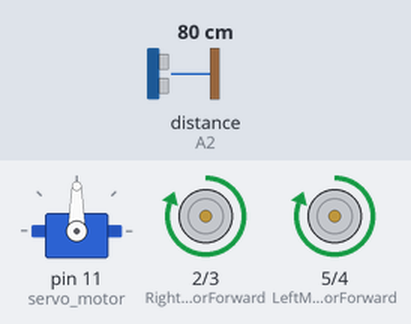
Recording of a sketch running on a simulated Arduino Uno, built with avr-gcc and run on an emulated ATmega328P. Parts: servo, motor-driver pin pairs drawn as motors (green arrow = first pin HIGH = forward, orange = second pin HIGH = backward, longer = more drive). The test bench sets the inputs (shaded band); at power-on: distance to the obstacle (sensor on A2) 80 cm. The echo pulse lasts 58.3 µs per cm.

Above: at 3.9 s.
4.0 s: distance to the obstacle (sensor on A2) set to 23 cm
5.5 s: distance to the obstacle (sensor on A2) set to 18 cm
At 7.1 s:
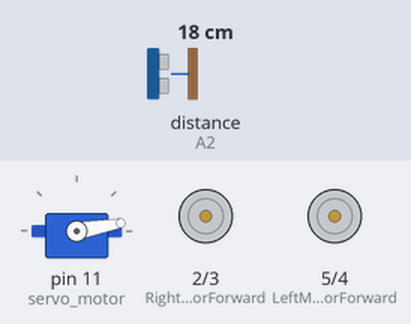
11.5 s: distance to the obstacle (sensor on A2) set to 35 cm
At 12.5 s:
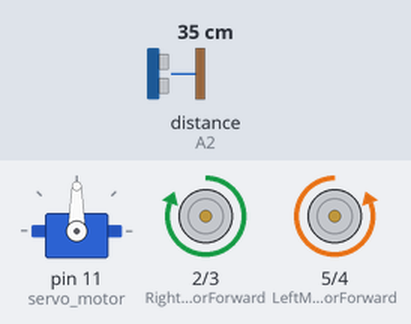
14.1 s: distance to the obstacle (sensor on A2) set to 2 cm
At 16.7 s:
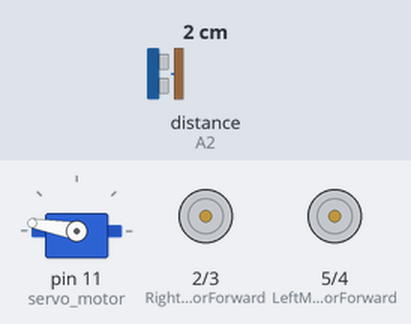
Timing chart, 0 to 18.1 s (numbered marks = the images above; inputs shaded):
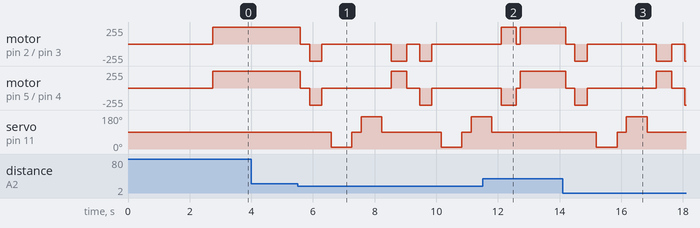

Measured:
- the behaviour switches between 21 and 20 cm on distance to the obstacle (sensor on A2) (found by bisection; images 0 and 1)
- after the input at 4.0 s, every drawn part: stays the same
- after the input at 11.5 s, servo on pin 11 (servo_motor): goes on until 11.8 s, then stays 90°

The sketch:

Robot.ino
```cpp
#include <Servo.h>
#include <NewPing.h>
#include <Talkie.h>

const int LeftMotorForward = 5;
const int LeftMotorBackward = 4;
const int RightMotorForward = 2;
const int RightMotorBackward = 3;

#define trig_pin A1
#define echo_pin A2

#define maximum_distance 200
boolean goesForward = false;
int distance = 100;

NewPing sonar(trig_pin, echo_pin, maximum_distance);
Servo servo_motor;
Talkie voice;

/* Directions */
const int8_t spDOWN[]      PROGMEM = {0x08,0x48,0x60,0x82,0xD4,0x8E,0xBA,0x57,0xB4,0xED,0xE6,0x74,0x92,0x6A,0x1E,0x8D,0x4F,0xD4,0x54,0x6A,0x8A,0xB7,0x3A,0x51,0x13,0x2B,0xA5,0xB1,0xE8,0x44,0x55,0x9F,0x95,0x58,0xAB,0x13,0x55,0xFB,0x9E,0xEA,0xAD,0x4E,0x5C,0xED,0x47,0xA9,0x37,0x3C,0x69,0x35,0x1F,0x69,0xD1,0xF0,0xE4,0xD5,0x5D,0xA4,0xF9,0xAA,0x53,0x96,0xB0,0x51,0x66,0x8B,0x4E,0x5D,0xDC,0x7A,0x86,0xAE,0x1C,0x43,0x29,0x6D,0x29,0x76,0x2B,0x8D,0x29,0xA4,0x78,0xE4,0xAC,0x30,0xC5,0xEC,0xE2,0x51,0x93,0xDC,0x14,0x93,0xAB,0xD8,0x34,0x72,0x53,0x32,0x96,0xA2,0x99,0xD9,0x8D,0x49,0xC8,0xB8,0x86,0x67,0x33,0x44,0x21,0x53,0x16,0x5A,0xCC,0xE0,0x65,0x54,0x69,0xBA,0x36,0x7D,0xE4,0xDA,0xA5,0xA3,0xF8,0xFF,0x51};
const int8_t spUP[]        PROGMEM = {0x27,0xAA,0x66,0x33,0x5D,0x16,0x9E,0xB0,0xDA,0xCB,0x32,0x9D,0x79,0xA2,0x2A,0x2F,0x23,0xB4,0xE5,0x49,0xBA,0xB8,0xCE,0xE2,0xCE,0xA7,0x6A,0x72,0xBB,0x9A,0xBA,0x94,0x36,0x87,0xCE,0x66,0x59,0x45,0x26,0xA1,0xDC,0x5D,0x44,0x36,0x00,0x00,0x03,0xBC,0x4F,0x13,0x40,0x52,0xA1,0xFF,0x35};
const int8_t spRIGHT[]     PROGMEM = {
  0x66,0xD7,0xB1,0x24,0xDC,0xE3,0x98,0xCD,0x95,0xA4,0x28,0xB5,0x97,0xD6,0xD0,0x8C,0x3A,0x55,0xFE,0x18,0x43,0xB1,0x4C,0x37,0x6F,0xA7,0x2D,0x72,0x22,0x8A,0xF3,0x9E,
  0xA6,0xFA,0x94,0x0A,0xDD,0x7C,0x9B,0xDB,0xAD,0xB1,0xD7,0x40,0xF3,0x78,0x3D,0xE7,0x7E,0xE6,0x07,0x81,0x22,0x94,0xBB,0x88,0x6C,0x00,0x50,0xC0,0xB6,0xD7,0x1E,0x10,
  0x40,0x9B,0xEB,0x0C,0x28,0x56,0xE9,0xFF,0x01};

const int8_t spLEFT[]      PROGMEM = {0x69,0x1D,0xC0,0xDA,0xCC,0xD3,0xA6,0xB5,0x81,0x68,0xD1,0xF4,0xDA,0xC7,0xD3,0x57,0x6F,0x11,0xDC,0x4B,0x6E,0x73,0x9A,0xE6,0x5D,0x5B,0x72,0xF5,0xED,0xF7,0xD2,0xCE,0x92,0x2C,0x5C,0xEA,0x0D,0x03,0x8A,0x0E,0x25,0xC0,0x74,0xE3,0x12,0xD0,0x80,0x04,0x10,0x90,0x89,0x2B,0x08,0x60,0x8B,0x71,0x0B,0x10,0xA0,0xB5,0xF3,0xFF,0x07};

/* Greetings */
const int8_t spGOOD[]      PROGMEM = {0x0A,0x28,0xCD,0x34,0x20,0xD9,0x1A,0x45,0x74,0xE4,0x66,0x24,0xAD,0xBA,0xB1,0x8C,0x9B,0x91,0xA5,0x64,0xE6,0x98,0x21,0x16,0x0B,0x96,0x9B,0x4C,0xE5,0xFF,0x01};
const int8_t spMORNING[]   PROGMEM = {0xCE,0x08,0x52,0x2A,0x35,0x5D,0x39,0x53,0x29,0x5B,0xB7,0x0A,0x15,0x0C,0xEE,0x2A,0x42,0x56,0x66,0xD2,0x55,0x2E,0x37,0x2F,0xD9,0x45,0xB3,0xD3,0xC5,0xCA,0x6D,0x27,0xD5,0xEE,0x50,0xF5,0x50,0x94,0x14,0x77,0x2D,0xD8,0x5D,0x49,0x92,0xFD,0xB1,0x64,0x2F,0xA9,0x49,0x0C,0x93,0x4B,0xAD,0x19,0x17,0x3E,0x66,0x1E,0xF1,0xA2,0x5B,0x84,0xE2,0x29,0x8F,0x8B,0x72,0x10,0xB5,0xB1,0x2E,0x4B,0xD4,0x45,0x89,0x4A,0xEC,0x5C,0x95,0x14,0x2B,0x8A,0x9C,0x34,0x52,0x5D,0xBC,0xCC,0xB5,0x3B,0x49,0x69,0x89,0x87,0xC1,0x98,0x56,0x3A,0x21,0x2B,0x82,0x67,0xCC,0x5C,0x85,0xB5,0x4A,0x8A,0xF6,0x64,0xA9,0x96,0xC4,0x69,0x3C,0x52,0x81,0x58,0x1C,0x97,0xF6,0x0E,0x1B,0xCC,0x0D,0x42,0x32,0xAA,0x65,0x12,0x67,0xD4,0x6A,0x61,0x52,0xFC,0xFF};
const int8_t spAFTERNOON[] PROGMEM = {0xC7,0xCE,0xCE,0x3A,0xCB,0x58,0x1F,0x3B,0x07,0x9D,0x28,0x71,0xB4,0xAC,0x9C,0x74,0x5A,0x42,0x55,0x33,0xB2,0x93,0x0A,0x09,0xD4,0xC5,0x9A,0xD6,0x44,0x45,0xE3,0x38,0x60,0x9A,0x32,0x05,0xF4,0x18,0x01,0x09,0xD8,0xA9,0xC2,0x00,0x5E,0xCA,0x24,0xD5,0x5B,0x9D,0x4A,0x95,0xEA,0x34,0xEE,0x63,0x92,0x5C,0x4D,0xD0,0xA4,0xEE,0x58,0x0C,0xB9,0x4D,0xCD,0x42,0xA2,0x3A,0x24,0x37,0x25,0x8A,0xA8,0x8E,0xA0,0x53,0xE4,0x28,0x23,0x26,0x13,0x72,0x91,0xA2,0x76,0xBB,0x72,0x38,0x45,0x0A,0x46,0x63,0xCA,0x69,0x27,0x39,0x58,0xB1,0x8D,0x60,0x1C,0x34,0x1B,0x34,0xC3,0x55,0x8E,0x73,0x45,0x2D,0x4F,0x4A,0x3A,0x26,0x10,0xA1,0xCA,0x2D,0xE9,0x98,0x24,0x0A,0x1E,0x6D,0x97,0x29,0xD2,0xCC,0x71,0xA2,0xDC,0x86,0xC8,0x12,0xA7,0x8E,0x08,0x85,0x22,0x8D,0x9C,0x43,0xA7,0x12,0xB2,0x2E,0x50,0x09,0xEF,0x51,0xC5,0xBA,0x28,0x58,0xAD,0xDB,0xE1,0xFF,0x03};
const int8_t spEVENING[]   PROGMEM = {0xCD,0x6D,0x98,0x73,0x47,0x65,0x0D,0x6D,0x10,0xB2,0x5D,0x93,0x35,0x94,0xC1,0xD0,0x76,0x4D,0x66,0x93,0xA7,0x04,0xBD,0x71,0xD9,0x45,0xAE,0x92,0xD5,0xAC,0x53,0x07,0x6D,0xA5,0x76,0x63,0x51,0x92,0xD4,0xA1,0x83,0xD4,0xCB,0xB2,0x51,0x88,0xCD,0xF5,0x50,0x45,0xCE,0xA2,0x2E,0x27,0x28,0x54,0x15,0x37,0x0A,0xCF,0x75,0x61,0x5D,0xA2,0xC4,0xB5,0xC7,0x44,0x55,0x8A,0x0B,0xA3,0x6E,0x17,0x95,0x21,0xA9,0x0C,0x37,0xCD,0x15,0xBA,0xD4,0x2B,0x6F,0xB3,0x54,0xE4,0xD2,0xC8,0x64,0xBC,0x4C,0x91,0x49,0x12,0xE7,0xB2,0xB1,0xD0,0x22,0x0D,0x9C,0xDD,0xAB,0x62,0xA9,0x38,0x53,0x11,0xA9,0x74,0x2C,0xD2,0xCA,0x59,0x34,0xA3,0xE5,0xFF,0x03};
const int8_t spGOODBYE[]   PROGMEM = {0xA9,0x49,0xE1,0x54,0x91,0x2D,0xAF,0x22,0x07,0x55,0x29,0x69,0x7B,0xF2,0x18,0x38,0x32,0x3C,0xCB,0x4D,0x52,0xC8,0x4A,0x5A,0x65,0x99,0x52,0x21,0x6A,0x61,0x69,0x2E,0x45,0x46,0x2C,0x43,0xA9,0x3C,0x3D,0x1C,0x87,0x2A,0x3A,0xFB,0x50,0x6E,0x73,0xEB,0xDB,0xEC,0x6E,0x77,0xA3,0xF7,0xD1,0x4E,0x35,0xA2,0xCC,0x7E,0x74,0x3E,0xC6,0xA8,0x79,0x85,0xD1,0x86,0x64,0x65,0x16,0x95,0x5B,0x13,0x52,0xB0,0x65,0x94,0x2E,0xB5,0x4D,0x6A,0x55,0x65,0xF8,0x01,0x00,0x00};

/* Others */
const int8_t spWALL[]      PROGMEM = {0x28,0x87,0x6b,0x8d,0xd4,0x95,0x92,0x1c,0x8f,0x0d,0xd0,0x70,0xa3,0x08,0x56,0x6e,0x48,0x5c,0x89,0xc3,0xa5,0xdf,0x65,0x74,0x27,0x01,0xd3,0x71,0x97,0x30,0x93,0x24,0xcc,0x85,0x59,0xa2,0x6c,0x5d,0x30,0x1f,0x67,0x88,0xb3,0x71,0x11,0xa2,0xd9,0x21,0x8e,0xd9,0x25,0x4f,0xe6,0x96,0x28,0x26,0xa7,0x36,0xe9,0x5b,0xc6,0xb8,0x1c,0x82,0x68,0x6f,0x88,0x6b,0x74,0x88,0xa3,0xfd,0x61,0xcc,0x51,0x2e,0x8f,0xe6,0x87,0xa9,0x4e,0xb9,0x36,0xea,0x5f,0xc6,0x3c,0x65,0xe6,0xa8,0x7f,0x90,0x72,0x32,0x6b,0x7d,0x7a,0x87,0xec,0xd2,0x24,0x70,0xfb,0x08,0xb3,0x43,0xa3,0xc0,0xde,0x46,0xee,0x16,0x03,0x00,0x00,0x00,0x00,0x00,0x00,0x0f};
const int8_t spON[]        PROGMEM = {0x65, 0x4A, 0xEA, 0x3A, 0x5C, 0xB2, 0xCE, 0x6E, 0x57, 0xA7, 0x48, 0xE6, 0xD2, 0x5D, 0xBB, 0xEC, 0x62, 0x17, 0xBB, 0xDE, 0x7D, 0x9F, 0xDA, 0x5C, 0x5C, 0x7A, 0xAA, 0xB5, 0x6E, 0xCB, 0xD0, 0x0E, 0xAD, 0x6E, 0xAF, 0xEE, 0xF9, 0x88, 0x67, 0xBC, 0xDC, 0x3D, 0xAC, 0x60, 0xB8, 0x45, 0xF3, 0xB7, 0xBF, 0xC3, 0xDD, 0xA2, 0xBB, 0xAB, 0xCD, 0x89, 0x8F, 0x7F, 0xFE, 0x1F};
const int8_t spOFF[]       PROGMEM = {0xCD,0xCB,0x7E,0x52,0x55,0x1A,0xAD,0x28,0xFB,0x2B,0x33,0xCD,0x74,0x83,0x13,0x66,0xF7,0xA5,0x6A,0xAD,0x56,0x5C,0xF4,0x4E,0x38,0x75,0x6E,0x79,0x0A,0x5B,0xA6,0xF2,0x28,0xB5,0xA1,0x8E,0x9B,0xC5,0xEC,0xD0,0x27,0x97,0x19,0x6A,0x8D,0x14,0x50,0x6C,0x87,0x00,0x9A,0x6D,0x67,0xC0,0x34,0xE9,0x04,0x98,0xA6,0x82,0x00,0xCD,0x55,0x10,0xA0,0x9B,0x70,0x04,0x54,0x53,0xFE,0x11,0x19,0x79};
const int8_t spSORRY[]     PROGMEM = {0x06,0x38,0xD6,0xD4,0x03,0x01,0xF8,0x5E,0x35,0x00,0x3F,0xBA,0x45,0x20,0x03,0xCB,0x77,0xD6,0xDA,0x35,0x6D,0x9F,0xD8,0x27,0xDF,0x10,0x4F,0x7B,0xE3,0x13,0x87,0x6C,0xE7,0xA6,0x69,0x6E,0x7C,0x12,0x57,0xEC,0xCC,0xB5,0xED,0xCA,0x4C,0xB3,0xB3,0x94,0x2C,0xA3,0xB2,0x4D,0xC7,0x06,0xD7,0x8E,0xC6,0x57,0x69,0x19,0x69,0x37,0xFB,0xD1,0xA7,0xCA,0x66,0x31,0x0D,0x7B,0xDF,0xFA,0x32,0xC8,0x35,0x36,0x56,0xE9,0x72,0x03,0xB3,0x38,0x49,0xA5,0xAD,0xD5,0x21,0xB4,0x4B,0x9B,0xC6,0x19,0xE6,0xF7,0x90,0xF2};
const int8_t spRUNNING[]   PROGMEM = {0x22,0x11,0xAE,0x5C,0xA3,0x94,0x98,0x4A,0xB8,0x0E,0xF7,0x92,0x67,0x2A,0x1E,0xDB,0x4D,0x5B,0xA9,0x29,0x78,0x49,0xD3,0x0C,0x27,0x21,0x37,0x49,0xCD,0xBB,0xD8,0x8E,0x38,0x35,0x71,0x2D,0xF7,0x70,0xA2,0x92,0xB3,0xCC,0x35,0xD5,0x89,0x6A,0xD8,0x0C,0x8D,0x94,0x27,0x6C,0x7E,0x32,0x38,0x5D,0xAE,0xB0,0x7B,0x0F,0xC5,0xF6,0xD8,0xA2,0xCA,0x4D,0x9A,0x5B,0x75,0x49,0x0B,0x75,0x59,0x2A,0xB5,0x2B,0x99,0xCE,0xD1,0x7D,0x22,0x8F,0x7A,0x78,0x25,0xCF,0xA9,0x3C,0xBA,0x15,0x1A,0xA5,0xAA,0x52,0x1A,0x66,0x12,0xE8,0xAE,0xD0,0x7A,0x52,0x53,0x96,0x1A,0x45,0xD6,0x54,0x4D,0x49,0x6A,0x1A,0x79,0x56,0x35,0x66,0xC5,0xE5,0xE4,0x59,0xD4,0x10,0x95,0x95,0x6A,0x64,0xD6,0x83,0x1D,0x5C,0x5F,0x9C,0x4B,0x88,0xD9,0xF1,0x03,0x02,0x9C,0x51,0xFD,0x65};
const int8_t spSTOP[]     PROGMEM = {0x08,0xF8,0x92,0x8D,0x00,0x5F,0x89,0x32,0xE0,0x6B,0x35,0x01,0x7C,0xAD,0x2A,0x80,0xEF,0x55,0x04,0xF0,0xA3,0x08,0x01,0xBE,0x13,0x46,0xA0,0x50,0xEE,0x2E,0x22,0x1B,0x1C,0xB0,0x8D,0xD5,0x70,0x9B,0xCE,0x10,0xB3,0x4E,0x27,0xCC,0xB1,0x3D,0x59,0x33,0x9F,0x38,0xC7,0xA9,0x74,0xD3,0x7D,0xB3,0x51,0xA4,0x58,0x9D,0xC9,0xB9,0x51,0x23,0x94,0xBB,0x8B,0xC8,0x06,0x00,0x60,0x80,0x57,0x96,0x04,0xC8,0xCE,0x1D,0x01,0x79,0x84,0x22,0xC0,0x3B,0xF7,0xFF,0x09,0x61,0x15,0x49,0x75,0x65};

void setup(){
  pinMode(RightMotorForward, OUTPUT);
  pinMode(LeftMotorForward, OUTPUT);
  pinMode(LeftMotorBackward, OUTPUT);
  pinMode(RightMotorBackward, OUTPUT);

  servo_motor.attach(11);

  servo_motor.write(90);
  delay(2000);
  distance = readPing();
  delay(100);
  distance = readPing();
  delay(100);
  distance = readPing();
  delay(100);
  distance = readPing();
  delay(100);
}

void loop(){
  int distanceRight = 0;
  int distanceLeft = 0;
  delay(50);

  if (distance <= 20){
    moveStop();
    delay(300);
    moveBackward();
    delay(400);
    moveStop();
    delay(300);
    distanceRight = lookRight();
    delay(300);
    distanceLeft = lookLeft();
    delay(300);

    if (distance >= distanceLeft){
      turnRight();
      moveStop();
    }
    else{
      turnLeft();
      moveStop();
    }
  }
  else{
    moveForward();
  }
  distance = readPing();
}

int lookRight(){
  servo_motor.write(10);
  delay(500);
  int distance = readPing();
  delay(100);
  servo_motor.write(90);
  return distance;
}

int lookLeft(){
  servo_motor.write(170);
  delay(500);
  int distance = readPing();
  delay(100);
  servo_motor.write(90);
  return distance;
  delay(100);
}

int readPing(){
  delay(70);
  int cm = sonar.ping_cm();
  if (cm==0){
    cm=250;
  }
  return cm;
}

void moveStop(){

  //voice.say(spSTOP);
  //servo_motor.write(90);
  //voice.say(spSORRY);
  //servo_motor.write(90);

  digitalWrite(RightMotorForward, LOW);
  digitalWrite(LeftMotorForward, LOW);
  digitalWrite(RightMotorBackward, LOW);
  digitalWrite(LeftMotorBackward, LOW);
}


void moveForward(){
  if(!goesForward){
    goesForward=true;
    //voice.say(spRUNNING);
    //servo_motor.write(90);
    digitalWrite(LeftMotorForward, HIGH);
    digitalWrite(RightMotorForward, HIGH);
    digitalWrite(LeftMotorBackward, LOW);
    digitalWrite(RightMotorBackward, LOW);
  }
}

void moveBackward(){
  goesForward=false;

  digitalWrite(LeftMotorBackward, HIGH);
  digitalWrite(RightMotorBackward, HIGH);
  digitalWrite(LeftMotorForward, LOW);
  digitalWrite(RightMotorForward, LOW);

}

void turnRight(){

  // voice.say(spRIGHT);
  //servo_motor.write(90);

  digitalWrite(LeftMotorForward, HIGH);
  digitalWrite(RightMotorBackward, HIGH);
  digitalWrite(LeftMotorBackward, LOW);
  digitalWrite(RightMotorForward, LOW);

  delay(500);

  digitalWrite(LeftMotorForward, HIGH);
  digitalWrite(RightMotorBackward, HIGH);
  digitalWrite(LeftMotorBackward, LOW);
  digitalWrite(RightMotorForward, LOW);
}

void turnLeft(){

  //voice.say(spLEFT);
  //servo_motor.write(90);

  digitalWrite(LeftMotorBackward, HIGH);
  digitalWrite(RightMotorForward, HIGH);
  digitalWrite(LeftMotorForward, LOW);
  digitalWrite(RightMotorBackward, LOW);

  delay(500);

  digitalWrite(LeftMotorBackward, HIGH);
  digitalWrite(RightMotorForward, HIGH);
  digitalWrite(LeftMotorForward, LOW);
  digitalWrite(RightMotorBackward, LOW);
}
```
